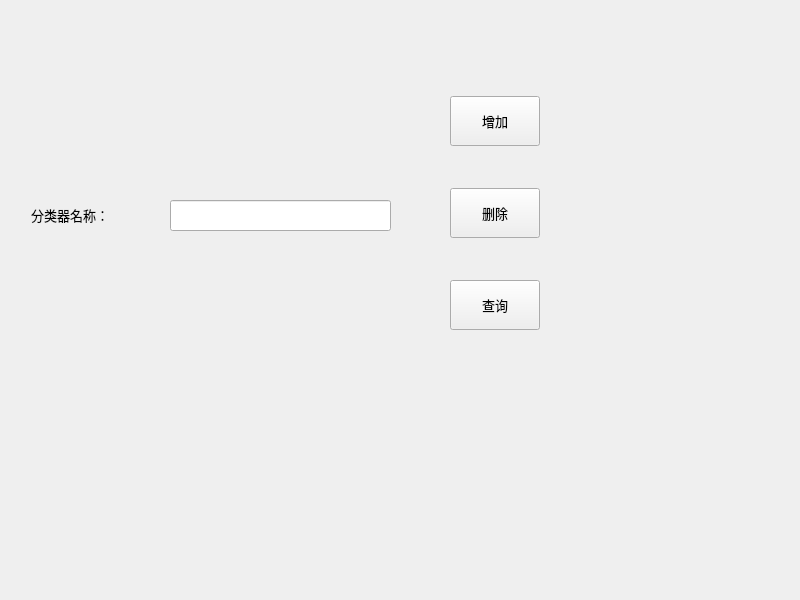
<?xml version="1.0" encoding="UTF-8"?>
<ui version="4.0">
 <class>Classifier</class>
 <widget class="QWidget" name="Classifier">
  <property name="geometry">
   <rect>
    <x>0</x>
    <y>0</y>
    <width>800</width>
    <height>600</height>
   </rect>
  </property>
  <property name="windowTitle">
   <string>Form</string>
  </property>
  <widget class="QLabel" name="label">
   <property name="geometry">
    <rect>
     <x>31</x>
     <y>199</y>
     <width>141</width>
     <height>31</height>
    </rect>
   </property>
   <property name="font">
    <font>
     <pointsize>10</pointsize>
    </font>
   </property>
   <property name="text">
    <string>分类器名称：</string>
   </property>
  </widget>
  <widget class="QLineEdit" name="lineEdit">
   <property name="geometry">
    <rect>
     <x>170</x>
     <y>200</y>
     <width>221</width>
     <height>31</height>
    </rect>
   </property>
   <property name="font">
    <font>
     <pointsize>10</pointsize>
    </font>
   </property>
  </widget>
  <widget class="QPushButton" name="add_btn">
   <property name="geometry">
    <rect>
     <x>450</x>
     <y>96</y>
     <width>90</width>
     <height>50</height>
    </rect>
   </property>
   <property name="font">
    <font>
     <family>Arial</family>
     <pointsize>10</pointsize>
    </font>
   </property>
   <property name="text">
    <string>增加</string>
   </property>
  </widget>
  <widget class="QPushButton" name="delete_btn">
   <property name="geometry">
    <rect>
     <x>450</x>
     <y>188</y>
     <width>90</width>
     <height>50</height>
    </rect>
   </property>
   <property name="font">
    <font>
     <family>Arial</family>
     <pointsize>10</pointsize>
    </font>
   </property>
   <property name="text">
    <string>删除</string>
   </property>
  </widget>
  <widget class="QPushButton" name="query_btn">
   <property name="geometry">
    <rect>
     <x>450</x>
     <y>280</y>
     <width>90</width>
     <height>50</height>
    </rect>
   </property>
   <property name="font">
    <font>
     <family>Arial</family>
     <pointsize>10</pointsize>
    </font>
   </property>
   <property name="text">
    <string>查询</string>
   </property>
  </widget>
 </widget>
 <resources/>
 <connections/>
</ui>
